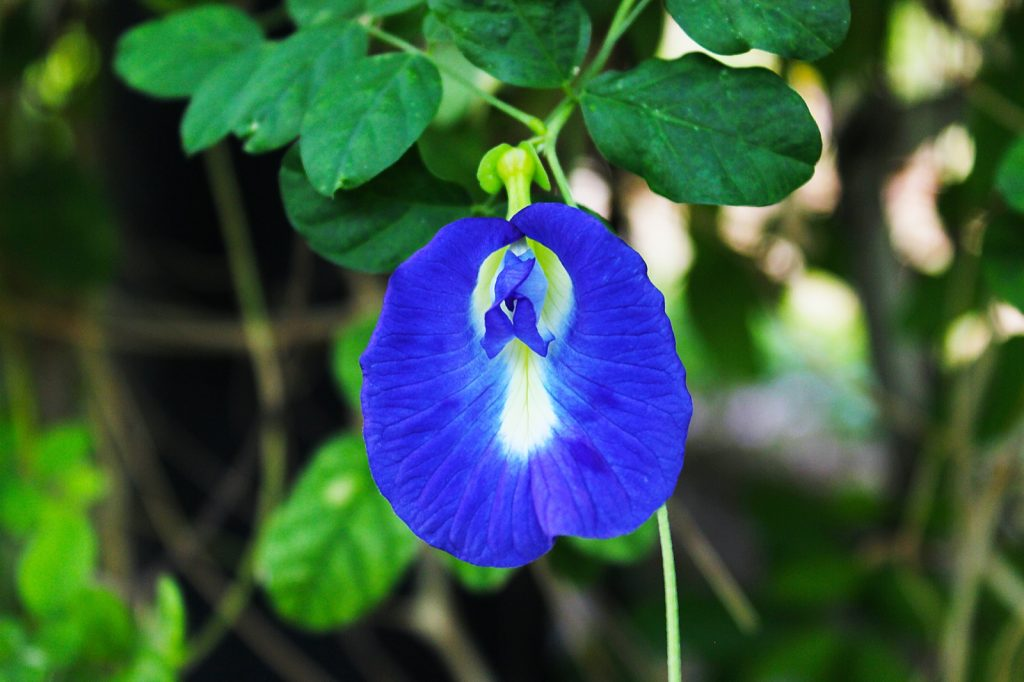
#> input picture blu.jpeg, 1024 x 682 px, given in place of the camera
$ python vision.py
#> lines starting #> are read from the running program, lines starting #| are printed output that depends on the picture; after the words box and inside, x2 and y2 are one past the last pixel; in counts of white or black regions, pixels touching at a corner belong together
#> further down, frame is the input picture: shape (682, 1024, 3); mean B, G, R 69, 86.2, 56.4
import cv2
import numpy as np
import matplotlib.pyplot as plt
from sklearn.cluster import KMeans

cap = cv2.VideoCapture(0)
################################################### functions ##################################################
# below are from:
# https://www.freedomvc.com/index.php/2021/06/26/contours-and-bounding-boxes/

# contour functions for drawing contour on complex shapes
# This function allows us to create a descending sorted list of contour areas.
def contour_area(contours):

    # create an empty list
    cnt_area = []

    # loop through all the contours
    for i in range(0,len(contours),1):
        # for each contour, use OpenCV to calculate the area of the contour
        cnt_area.append(cv2.contourArea(contours[i]))

    # Sort our list of contour areas in descending order
    list.sort(cnt_area, reverse=True)
    return cnt_area

def draw_bounding_box(contours, image, number_of_boxes=0):
    # Call our function to get the list of contour areas
    cnt_area = contour_area(contours)

    # Loop through each contour of our image
    for i in range(0,len(contours),1):
        cnt = contours[i]

        # Only draw the the largest number of boxes
        if (cv2.contourArea(cnt) == cnt_area[number_of_boxes]):

            # Use OpenCV boundingRect function to get the details of the contour
            x,y,w,h = cv2.boundingRect(cnt)

            # crop by typing y first then x
            # also do this before next step so the rect line is not in cropped image
            cropped = image[y:y+h, x:x+w]
            # Draw the bounding box
            image=cv2.rectangle(image,(x,y),(x+w,y+h),(0,0,255),2)

    return image, cropped

# below is written by me
# compile all boxing into one function
# para: img: the frame, lower/upper_col: threshold values for item detection based on color, default to blue
def box(img, lower_col=np.array([110,50,50]), upper_col=np.array([130,255,255])):
    # Convert BGR to HSV
    hsv = cv2.cvtColor(img, cv2.COLOR_BGR2HSV)
#> hsv: shape (682, 1024, 3); mean H, S, V 62.9, 143, 107.8
    # Threshold the HSV image to get only specified colors
    mask = cv2.inRange(hsv, lower_col, upper_col)
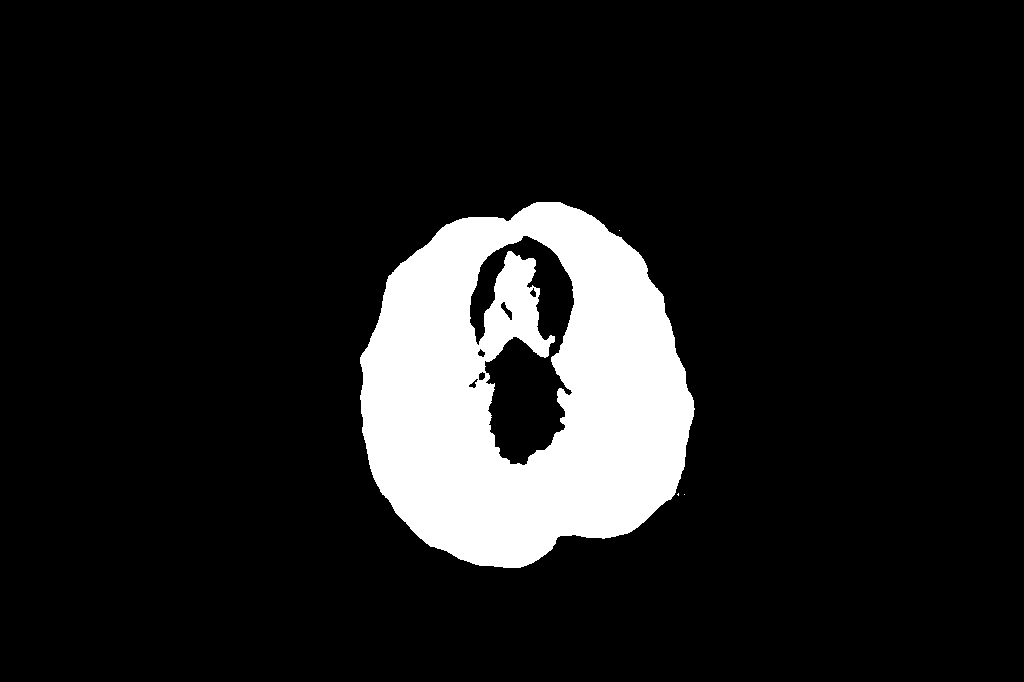
#> mask: shape (682, 1024); 11.7% white; 4 white regions (3 under 20 px), largest, box (x1, y1, x2, y2) and area: (360, 202, 695, 568) 81758
    # Bitwise-AND mask and original image
    # res = cv.bitwise_and(frame,frame, mask= mask)

    # use mask for box
    # invert mask so the box is right
    mask_inv = cv2.bitwise_not(mask)
#> mask_inv: shape (682, 1024); 88.3% white; 4 black regions (3 under 20 px)

    # find contours
    ret,thresh = cv2.threshold(mask_inv,127,255,0)
    contours, _ = cv2.findContours(thresh,cv2.RETR_TREE,cv2.CHAIN_APPROX_SIMPLE)
#> contours = 11 contours, 3 with area under 20; largest, box (x1, y1, x2, y2) and area: (0, 0, 1024, 682) 696663, (359, 201, 696, 569) 94583, (470, 236, 574, 465) 11654, (501, 302, 512, 320) 60, (479, 372, 485, 380) 28, (478, 349, 485, 357) 25, (530, 288, 536, 297) 22, (469, 379, 478, 388) 22

    #produce boxed frame and cropped boxed frame
    boxed,cropped = draw_bounding_box(contours, img)
#> the loop in contour_area, `for i in range(0,len(contours),1):` made 11 passes
#> after the loop in contour_area, `for i in range(0,len(contours),1):`: cnt_area = [696663, 2, 7, 2, 94583, 21.5, 28.5, 25, 59.5, 22, 11654.5]
#> in draw_bounding_box, `cnt_area = contour_area(contours)`: cnt_area = [696663, 94583, 11654.5, 59.5, 28.5, 25, 22, 21.5, 7, 2, 2]
#> the loop in draw_bounding_box, `for i in range(0,len(contours),1):` made 11 passes
#> (cnt, x, y, w, h) on pass 1: ([[0, 0], [0, 681], [1023, 681], [1023, 0]], 0, 0, 1024, 682)
#> cnt on passes 2, 4: [[683, 494], [684, 493], [685, 494], [684, 495]], [[618, 230], [619, 229], [620, 230], [619, 231]]

    return boxed, cropped


while(1):
    # Take each frame
    _, frame = cap.read()

    a,b = box(frame)
    cv2.imshow('boxed',a)
    cv2.imshow('cropped',b)

    k = cv2.waitKey(5) & 0xFF
#> (key Esc is pressed here)
    if k == 27:
        break
cv2.destroyAllWindows()
